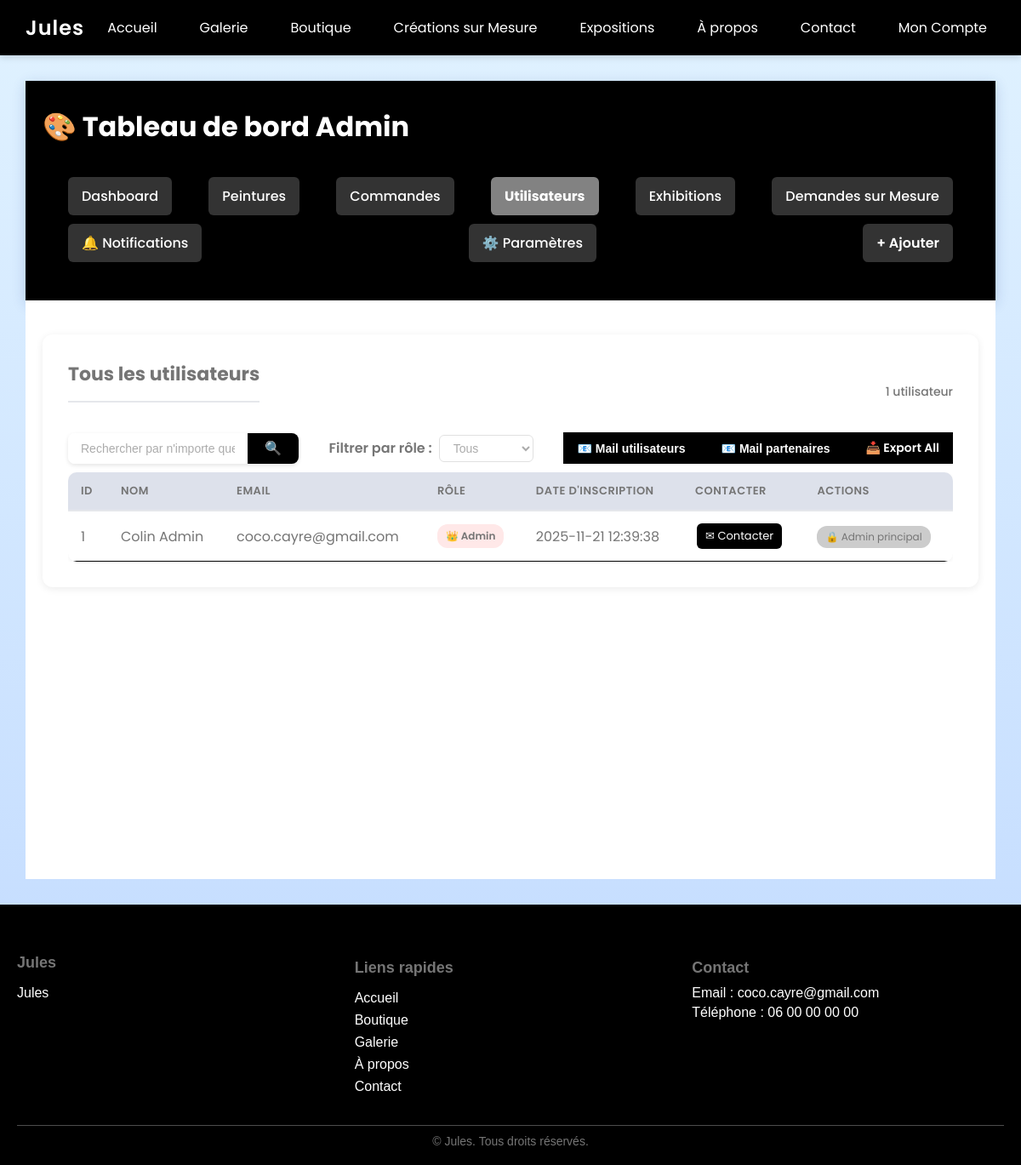
/admin/users (signed in), run on an earlier commit of the app's database.
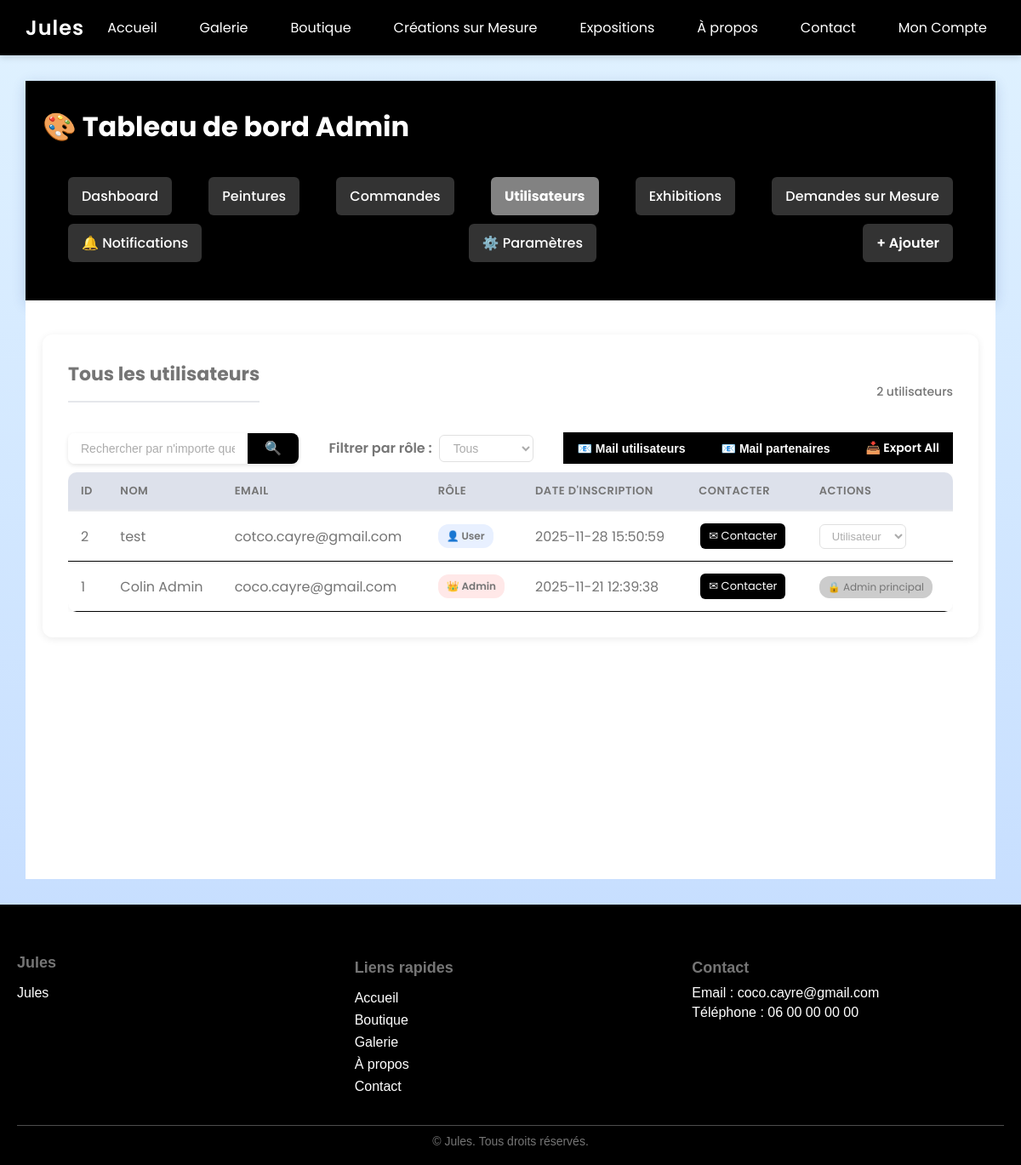
And on a later commit of the database.
### tables this page shows
CREATE TABLE settings (id INTEGER PRIMARY KEY AUTOINCREMENT, key TEXT UNIQUE NOT NULL, value TEXT NOT NULL);

CREATE TABLE users (
            id INTEGER PRIMARY KEY AUTOINCREMENT,
            name TEXT NOT NULL,
            email TEXT UNIQUE NOT NULL,
            password TEXT NOT NULL,
            role TEXT NOT NULL DEFAULT 'user',
            create_date TEXT NOT NULL DEFAULT CURRENT_TIMESTAMP
        , phone TEXT, address TEXT, city TEXT, postal_code TEXT, country TEXT DEFAULT 'France', birth_date TEXT, accepts_marketing INTEGER DEFAULT 0);

### app.py (the view, shortened to what this page needs)
@app.route('/admin/users')
@require_admin
def admin_users():
    q = request.args.get('q', '').strip().lower()
    role = request.args.get('role', '').strip().lower()
    conn = get_db()
    c = conn.cursor()
    query = "SELECT id, name, email, role, create_date FROM users"
    conditions = []
    params = []
    if role:
        conditions.append("LOWER(role) = ?")
        params.append(role)
    if conditions:
        query += " WHERE " + " AND ".join(conditions)
    query += " ORDER BY id DESC"
    c.execute(query, params)
    users = c.fetchall()
    conn.close()
    return render_template('admin/admin_users.html', users=users, active="users")

### app.py (called while the page is built)
def get_setting(key):
    conn = get_db()
    cur = conn.cursor()
    query = adapt_query("SELECT value FROM settings WHERE key = ?")
    cur.execute(query, (key,))
    row = cur.fetchone()
    conn.close()
    if row:
        return row['value'] if IS_POSTGRES else row["value"]
    return None

def is_admin():
    user_id = session.get("user_id")
    if not user_id:
        return False
    conn = get_db()
    c = conn.cursor()
    c.execute(adapt_query("SELECT role FROM users WHERE id=?"), (user_id,))
    result = c.fetchone()
    conn.close()
    return result and result[0] == 'admin'

def require_admin(f):
    @wraps(f)
    def decorated_function(*args, **kwargs):
        if not is_admin():
            flash("Accès refusé. Vous devez être administrateur.")
            return redirect(url_for('home'))
        return f(*args, **kwargs)
    return decorated_function

@app.before_request
def init_cart_count():
    if "cart_count" not in session:
        session["cart_count"] = 0

### database.py (called while the page is built)
def get_db():
    if IS_POSTGRES:
        conn = psycopg2.connect(**DB_CONFIG)
        conn.cursor_factory = psycopg2.extras.RealDictCursor
        return conn
    else:
        conn = sqlite3.connect(DB_PATH)
        conn.row_factory = sqlite3.Row
        return conn

def adapt_query(query):
    if not IS_POSTGRES:
        return query
    query = query.replace('INTEGER PRIMARY KEY AUTOINCREMENT', 'SERIAL PRIMARY KEY')
    query = query.replace('AUTOINCREMENT', '')
    query = query.replace('?', '%s')
    return query

### templates/admin/admin_users.html (shortened to what this page needs)
{% extends "base.html" %}
{% block content %}
<header class="admin-header">
    <div class="admin-container">
        <h1>🎨 Tableau de bord Admin</h1>
        <nav class="admin-nav">
            <a href="{{ url_for('admin_dashboard') }}" class="nav-btn {% if active=='dashboard' %}active{% endif %}">Dashboard</a>
            <a href="{{ url_for('admin_paintings') }}" class="nav-btn {% if active=='paintings' %}active{% endif %}">Peintures</a>
            <a href="{{ url_for('admin_orders') }}" class="nav-btn {% if active=='orders' %}active{% endif %}">Commandes</a>
            <a href="{{ url_for('admin_users') }}" class="nav-btn {% if active=='users' %}active{% endif %}">Utilisateurs</a>
            <a href="{{ url_for('admin_exhibitions') }}" class="nav-btn {% if active=='exhibitions' %}active{% endif %}">Exhibitions</a>
            <a href="{{ url_for('admin_custom_requests') }}" class="nav-btn {% if active=='custom_requests' %}active{% endif %}">Demandes sur Mesure</a>
            <a href="{{ url_for('admin_notifications') }}" class="nav-btn {% if active=='notifications' %}active{% endif %}">
                🔔 Notifications
            </a>
            <a href="{{ url_for('admin_settings_page') }}" class="nav-btn {% if active=='settings' %}active{% endif %}">⚙️ Paramètres</a>
            <a href="{{ url_for('add_painting_web') }}" class="nav-btn btn-primary">+ Ajouter</a>
        </nav>
    </div>
</header>
<section class="admin-section">
    <div class="admin-container">
        <div class="admin-panel">
            <div class="panel-header-line">
                <h2>Tous les utilisateurs</h2>
                <p class="subtitle">{{ users|length }} utilisateur{{ 's' if users|length > 1 else '' }}</p>
            </div>
            <div class="panel-header-line actions-line">
                <form method="get" action="{{ url_for('admin_users') }}" class="search-form">
                    <input type="text" name="q" placeholder="Rechercher par n'importe quelle info..." value="{{ request.args.get('q', '') }}" class="search-input">
                    <button type="submit" class="search-btn">🔍</button>
                </form>
                <form method="get" action="{{ url_for('admin_users') }}" class="role-filter-form">
                    <label for="role-filter-select" class="role-filter-label">Filtrer par rôle :</label>
                    <select name="role" id="role-filter-select" class="role-filter-select" onchange="this.form.submit()">
                        <option value="" {% if not request.args.get('role') %}selected{% endif %}>Tous</option>
                    </select>
                </form>
                <div class="btn-mail-group" style="display: flex; gap: 10px; flex-wrap: wrap;">
                    <button class="btn-link" onclick="openEmailModal('user')" style="background: #28a745; padding: 8px 16px; border-radius: 8px; font-size: 14px; font-weight: 600; color: #fff; text-decoration: none; border: none; cursor: pointer; transition: all 0.2s ease;">📧 Mail utilisateurs</button>
                    <button class="btn-link" onclick="openEmailModal('partenaire')" style="background: #ff8c00; padding: 8px 16px; border-radius: 8px; font-size: 14px; font-weight: 600; color: #fff; text-decoration: none; border: none; cursor: pointer; transition: all 0.2s ease;">📧 Mail partenaires</button>
                    <a href="{{ url_for('export_users') }}" class="btn-link" style="background: #1E3A8A; padding: 8px 16px; border-radius: 8px; font-size: 14px; font-weight: 600; color: #fff; text-decoration: none; border: none; cursor: pointer; transition: all 0.2s ease; display: inline-block;">📥 Export All</a>
                </div>
            </div>
            {% if users %}
            <div class="users-table-wrapper">
                <table class="users-table">
                    <thead>
                        <tr>
                            <th>ID</th>
                            <th>Nom</th>
                            <th>Email</th>
                            <th>Rôle</th>
                            <th>Date d'inscription</th>
                            <th>Contacter</th>
                            <th>Actions</th>
                        </tr>
                    </thead>
                    <tbody>
                        {% for user in users %}
                        <tr class="{% if user[3] == 'admin' %}admin-row{% endif %}">
                            <td class="id">{{ user[0] }}</td>
                            <td class="name">{{ user[1] }}</td>
                            <td class="email">{{ user[2] }}</td>
                            <td>
                                <span class="role-badge role-{{ user[3] }}">
                                    {% if user[3] == 'admin' %}👑
                                    {% elif user[3] == 'partenaire' %}🤝
                                    {% else %}👤
                                    {% endif %}
                                    {{ user[3]|capitalize }}
                                </span>
                            </td>
                            <td class="date">{{ user[4] }}</td>
                            <td class="contact">
                                <a href="mailto:{{ user[2] }}" class="btn-action btn-contact">✉ Contacter</a>
                            </td>
                            <td class="actions">
                                {% if user[3] == 'admin' %}
                                    {% if user[2] != 'coco.cayre@gmail.com' %}
                                        <form method="post" action="{{ url_for('update_user_role', user_id=user[0]) }}" style="display:inline;" onsubmit="return confirm('Retirer le rôle admin à cet utilisateur ?')">
                                            <input type="hidden" name="role" value="user">
                                            <button type="submit" class="btn-action btn-danger">Retirer admin</button>
                                        </form>
                                    {% else %}
                                        <span class="badge-locked">🔒 Admin principal</span>
                                    {% endif %}
                                {% else %}
                                    <form method="post" action="{{ url_for('update_user_role', user_id=user[0]) }}" style="display:inline;">
                                        <select name="role" onchange="this.form.submit()" class="role-select">
                                            <option value="user" {% if user[3]=='user' %}selected{% endif %}>Utilisateur</option>
                                        </select>
                                    </form>
                                {% endif %}
                            </td>
                        </tr>
                        {% endfor %}
                    </tbody>
                </table>
            </div>
            {% else %}
            <p style="text-align: center; color: #999; padding: 40px;">Aucun utilisateur pour le moment.</p>
            {% endif %}
        </div>
    </div>
</section>
{% endblock %}

### templates/base.html (shortened to what this page needs)
<!DOCTYPE html>
<html lang="fr">
<head>
    <link rel="stylesheet" href="{{ url_for('static', filename='style.css') }}">
    <link rel="stylesheet" href="{{ url_for('dynamic_colors') }}">
</head>
<body>
    <nav>
        <div class="logo">{{ site_settings.site_logo }}</div>
        <ul id="nav-menu">
            <li><a href="/">Accueil</a></li>
            <li><a href="/galerie">Galerie</a></li>
            <li><a href="/boutique">Boutique</a></li>
            {% if site_settings.enable_custom_orders == '1' %}
            <li><a href="/creations-sur-mesure">Créations sur Mesure</a></li>
            {% endif %}
            <li><a href="/expositions">Expositions</a></li>
            <li><a href="/about">À propos</a></li>
            <li><a href="/contact">Contact</a></li>
            <li class="user-menu">
                <a onclick="toggleUserMenu()">Mon Compte</a>
            </li>
        </ul>
    </nav>
    <main class="content">
        {% block content %}{% endblock %}
    </main>
    {% include 'footer.html' %}
</body>
</html>

### templates/footer.html (shortened to what this page needs)
<footer class="site-footer">
    <div class="footer-container">
        <div class="footer-about">
            <h3>{{ site_settings.site_logo }}</h3>
            <p>{{ site_settings.footer_text or site_settings.site_description or "Artiste passionné par la peinture moderne et abstraite. Découvrez mes œuvres, inspirations et créations uniques." }}</p>
        </div>
        <div class="footer-links">
            <h4>Liens rapides</h4>
            <ul>
                <li><a href="{{ url_for('home') }}">Accueil</a></li>
                <li><a href="{{ url_for('boutique') }}">Boutique</a></li>
                <li><a href="{{ url_for('galerie') }}">Galerie</a></li>
                <li><a href="{{ url_for('about') }}">À propos</a></li>
                <li><a href="{{ url_for('contact') }}">Contact</a></li>
            </ul>
        </div>
        <div class="footer-contact">
            <h4>Contact</h4>
            <p>Email : <a href="mailto:coco.cayre@gmail.com">coco.cayre@gmail.com</a></p>
            <p>Téléphone : 06 00 00 00 00</p>
        </div>
    </div>
    <div class="footer-bottom">
        &copy; {{ current_year }} {{ site_settings.site_logo }}. Tous droits réservés.
    </div>
</footer>

### static/style.css (style rules this page uses)
body { margin: 0; font-family: "Poppins", sans-serif; background: linear-gradient(to bottom, #e0f2ff, #c0d9ff); color: #222; }
nav { background: linear-gradient(90deg, #1E3A8A, #3B65C4); padding: 15px 30px; display: flex; justify-content: space-between; align-items: center; position: sticky; top: 0; z-index: 1000; box-shadow: 0 2px 8px rgba(0,0,0,0.15); }
nav .logo { color: white; font-size: 24px; font-weight: 600; letter-spacing: 1px; }
nav ul { list-style: none; margin: 0; padding: 0; display: flex; gap: 30px; }
nav a { color: white; text-decoration: none; font-weight: 400; font-size: 16px; padding: 5px 10px; transition: all 0.3s; }
.content { padding: 30px; }
.site-footer { background-color: #1E3A8A; color: white; padding: 40px 20px 20px 20px; font-family: 'Arial', sans-serif; }
.footer-container { display: flex; flex-wrap: wrap; justify-content: space-between; gap: 30px; max-width: 1200px; margin: 0 auto; }
.footer-about, .footer-links, .footer-contact { flex: 1 1 200px; min-width: 200px; }
.footer-about h3, .footer-links h4, .footer-contact h4 { margin-bottom: 10px; font-size: 18px; }
.footer-links ul { list-style: none; padding: 0; }
.footer-links ul li { margin-bottom: 8px; }
.footer-links ul li a { color: white; text-decoration: none; transition: color 0.3s; }
.footer-contact p { margin: 5px 0; }
.footer-bottom { text-align: center; margin-top: 20px; font-size: 14px; border-top: 1px solid rgba(255,255,255,0.3); padding-top: 10px; }
.admin-header { background: linear-gradient(135deg, #1E3A8A 0%, #3B65C4 100%); color: white; padding: 30px 0; box-shadow: 0 4px 15px rgba(30, 58, 138, 0.2); }
.admin-container { max-width: 1400px; margin: 0 auto; padding: 0 20px; }
.admin-header h1 { margin: 0 0 20px 0; font-size: 32px; font-weight: 700; }
.admin-nav { display: flex; gap: 10px; flex-wrap: wrap; z-index: 10; }
.nav-btn { padding: 10px 16px; background: rgba(255, 255, 255, 0.2); color: white; text-decoration: none; border-radius: 6px; border: 2px solid transparent; transition: all 0.3s ease; font-weight: 500; cursor: pointer; }
.nav-btn.active { background: white; color: #1E3A8A; font-weight: 700; }
.btn-primary { background: #1E3A8A !important; border-color: #1E3A8A !important; padding: 10px 16px; }
.admin-nav .nav-btn { flex: none; width: auto; padding: 10px 16px; }
.admin-nav .nav-btn.btn-primary { flex: none; padding: 10px 16px; }
.admin-section { padding: 40px 0; background: #f9fafb; min-height: calc(100vh - 200px); }
.admin-panel { background: white; padding: 30px; border-radius: 12px; box-shadow: 0 2px 10px rgba(0, 0, 0, 0.08); margin-bottom: 30px; }
.admin-panel h2 { margin: 0 0 25px 0; font-size: 22px; color: #1E3A8A; border-bottom: 2px solid #e5e7eb; padding-bottom: 15px; }
.btn-link { color: #fff; background-color: #007bff; border: none; padding: 6px 12px; border-radius: 5px; font-size: 13px; font-weight: 600; cursor: pointer; text-decoration: none; display: inline-block; transition: all 0.2s ease; }
.subtitle { margin: 0; color: #666; font-size: 14px; font-weight: 500; }
.btn-primary { flex: 1; padding: 14px; background: linear-gradient(90deg, #1E3A8A, #3B65C4); color: white; border: none; border-radius: 6px; font-weight: 600; font-size: 16px; cursor: pointer; transition: all 0.3s ease; text-decoration: none; }
.users-table { width: 100%; border-collapse: collapse; }
.users-table thead { background: #f9fafb; border-bottom: 2px solid #e5e7eb; }
.users-table th { padding: 15px; text-align: left; font-weight: 600; color: #1E3A8A; text-transform: uppercase; letter-spacing: 0.5px; font-size: 12px; }
.users-table td { padding: 15px; border-bottom: 1px solid #e5e7eb; color: #333; }
.users-table tbody tr { transition: background 0.2s ease; }
.nav-btn { position: relative; }

### templates/base.html (style rules this page uses)
.user-menu { position: relative; cursor: pointer; }
.user-menu > a { cursor: pointer; user-select: none; }

What changed in the data, as far as the page shows it:
added users: id "2", name "test", email "cotco.cayre@gmail.com", role "User", create_date "2025-11-28 15:50:59", role "Utilisateur"
Also different on the page:
{{ users|length }}: "1" → "2"
{{ 's' if users|length > 1 else '' }}: (not shown) → "s"
